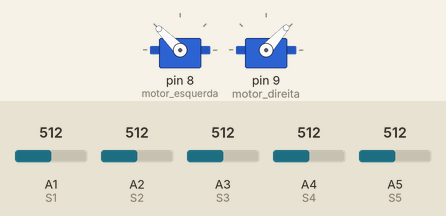
Simulated run of this sketch. Board: Arduino Uno, built with avr-gcc and run on an emulated ATmega328P. On the bench: 2 × servo. The inputs (shaded band) are chosen by the test bench; at power-on: A3 (S3) = 512, A1 (S1) = 512, A2 (S2) = 512, A4 (S4) = 512, A5 (S5) = 512.

Above: at 2.2 s.
2.3 s: A3 (S3) set to 687
3.8 s: A3 (S3) set to 712
At 5.0 s:
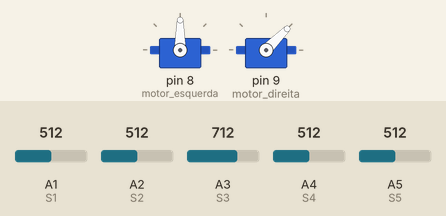
5.3 s: A3 (S3) set to 690
At 6.4 s:
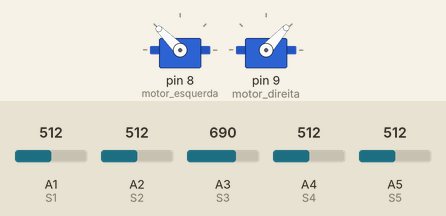
6.8 s: A3 (S3) set to 710
At 7.5 s:
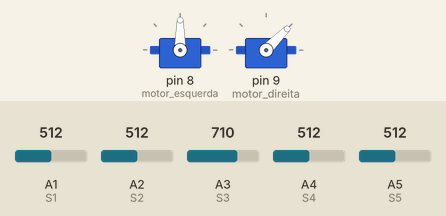
Timing chart, 0 to 9.3 s (numbered marks = the images above; inputs shaded):
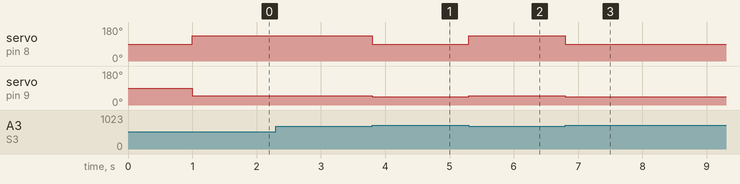

Measured:
- the behaviour switches between 699 and 700 on A3 (S3) (found by bisection; images 0 and 1)
- after the input at 2.3 s, every drawn part: stays the same
- after the input at 3.8 s, servo on pin 8 (motor_esquerda): 135° → 90° at once; servo on pin 9 (motor_direita): 48° → 45° at once
- after the input at 5.3 s, servo on pin 8 (motor_esquerda): 90° → 135° at once; servo on pin 9 (motor_direita): 45° → 48° at once
- after the input at 6.8 s, servo on pin 8 (motor_esquerda): 135° → 90° at once; servo on pin 9 (motor_direita): 48° → 45° at once

The sketch:

seguidor_de_linha.ino
```cpp
#include <Servo.h>

Servo motor_esquerda;
Servo motor_direita;

// Definição das portas dos sensores (de esquerda para direita)
const int S1 = A1;
const int S2 = A2;
const int S3 = A3; // Sensor central
const int S4 = A4;
const int S5 = A5;

// Limiar para diferenciar a linha do fundo: valores ABAIXO de 700 indicam detecção
const int LIMIAR = 700;

// Velocidades de referência
const int VEL_PARADO = 90;
const int VEL_MAX_FRENTE_ESQ = 140;
const int VEL_MAX_FRENTE_DIR = 45;

void setup() {
  // Configuração das portas dos motores
  motor_esquerda.attach(8);
  motor_direita.attach(9);

  // Configuração dos pinos dos sensores como entrada
  pinMode(S1, INPUT);
  pinMode(S2, INPUT);
  pinMode(S3, INPUT);
  pinMode(S4, INPUT);
  pinMode(S5, INPUT);

  // Parar os motores inicialmente
  motor_esquerda.write(VEL_PARADO);
  motor_direita.write(VEL_PARADO);
  delay(1000);
}

void loop() {
  // Leitura dos sensores
  int s1 = analogRead(S1);
  int s2 = analogRead(S2);
  int s3 = analogRead(S3);
  int s4 = analogRead(S4);
  int s5 = analogRead(S5);

  // Lógica de seguimento:
  if (s3 < LIMIAR) {
    // Linha no centro: vai para frente em linha reta (mantido conforme seu ajuste)
    motor_esquerda.write(135);
    motor_direita.write(48);
  }
  else if (s2 < LIMIAR || s1 < LIMIAR) {
    // Linha indo para a esquerda: corrige virando para a esquerda
    motor_esquerda.write(90);   // Esquerdo para
    motor_direita.write(45);    // Direito empurra para a frente
  }
  else if (s4 < LIMIAR || s5 < LIMIAR) {
    // Linha indo para a direita: corrige virando para a direita
    motor_esquerda.write(143);  // Esquerdo empurra para a frente
    motor_direita.write(90);    // Direito para
  }
  else {
    // Velocidade média (ex.: ao perder a linha momentaneamente):
    // Compensação extra no motor esquerdo por ser mais lento
    motor_esquerda.write(116);
    motor_direita.write(69);
  }
}
```
